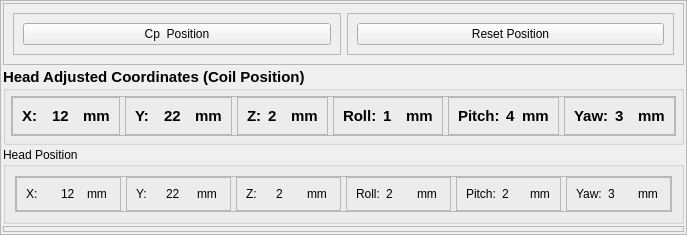
        <widget class="QFrame" name="frame_4">
         <property name="sizePolicy">
          <sizepolicy hsizetype="Expanding" vsizetype="Expanding">
           <horstretch>0</horstretch>
           <verstretch>0</verstretch>
          </sizepolicy>
         </property>
         <property name="frameShape">
          <enum>QFrame::StyledPanel</enum>
         </property>
         <property name="frameShadow">
          <enum>QFrame::Raised</enum>
         </property>
         <layout class="QVBoxLayout" name="verticalLayout_4">
          <property name="spacing">
           <number>2</number>
          </property>
          <property name="leftMargin">
           <number>2</number>
          </property>
          <property name="topMargin">
           <number>2</number>
          </property>
          <property name="rightMargin">
           <number>2</number>
          </property>
          <property name="bottomMargin">
           <number>2</number>
          </property>
          <item>
           <widget class="QFrame" name="frame_44">
            <property name="frameShape">
             <enum>QFrame::StyledPanel</enum>
            </property>
            <property name="frameShadow">
             <enum>QFrame::Raised</enum>
            </property>
            <layout class="QHBoxLayout" name="horizontalLayout_22">
             <item>
              <widget class="QFrame" name="frame_42">
               <property name="frameShape">
                <enum>QFrame::StyledPanel</enum>
               </property>
               <property name="frameShadow">
                <enum>QFrame::Raised</enum>
               </property>
               <layout class="QHBoxLayout" name="horizontalLayout_25">
                <item>
                 <widget class="QPushButton" name="CpPositionButton">
                  <property name="text">
                   <string>Cp  Position</string>
                  </property>
                 </widget>
                </item>
               </layout>
              </widget>
             </item>
             <item>
              <widget class="QFrame" name="frame_43">
               <property name="frameShape">
                <enum>QFrame::StyledPanel</enum>
               </property>
               <property name="frameShadow">
                <enum>QFrame::Raised</enum>
               </property>
               <layout class="QHBoxLayout" name="horizontalLayout_26">
                <item>
                 <widget class="QPushButton" name="ResetPositionButton">
                  <property name="text">
                   <string>Reset Position</string>
                  </property>
                 </widget>
                </item>
               </layout>
              </widget>
             </item>
            </layout>
           </widget>
          </item>
          <item>
           <widget class="QGroupBox" name="groupBox">
            <property name="enabled">
             <bool>true</bool>
            </property>
            <property name="font">
             <font>
              <pointsize>11</pointsize>
              <weight>75</weight>
              <bold>true</bold>
             </font>
            </property>
            <property name="title">
             <string>Head Adjusted Coordinates (Coil Position):</string>
            </property>
            <layout class="QHBoxLayout" name="horizontalLayout_6">
             <property name="spacing">
              <number>6</number>
             </property>
             <property name="leftMargin">
              <number>5</number>
             </property>
             <property name="topMargin">
              <number>5</number>
             </property>
             <property name="rightMargin">
              <number>5</number>
             </property>
             <property name="bottomMargin">
              <number>6</number>
             </property>
             <item alignment="Qt::AlignHCenter">
              <widget class="QFrame" name="frame_45">
               <property name="frameShape">
                <enum>QFrame::StyledPanel</enum>
               </property>
               <property name="frameShadow">
                <enum>QFrame::Raised</enum>
               </property>
               <layout class="QHBoxLayout" name="horizontalLayout_27">
                <property name="spacing">
                 <number>5</number>
                </property>
                <property name="leftMargin">
                 <number>0</number>
                </property>
                <property name="topMargin">
                 <number>0</number>
                </property>
                <property name="rightMargin">
                 <number>0</number>
                </property>
                <property name="bottomMargin">
                 <number>0</number>
                </property>
                <item>
                 <widget class="QFrame" name="frame_10">
                  <property name="frameShape">
                   <enum>QFrame::StyledPanel</enum>
                  </property>
                  <property name="frameShadow">
                   <enum>QFrame::Raised</enum>
                  </property>
                  <layout class="QHBoxLayout" name="horizontalLayout_7">
                   <item>
                    <widget class="QLabel" name="label_10">
                     <property name="text">
                      <string>X:  </string>
                     </property>
                    </widget>
                   </item>
                   <item>
                    <widget class="QLabel" name="Xshowlabel">
                     <property name="text">
                      <string>12  </string>
                     </property>
                    </widget>
                   </item>
                   <item>
                    <widget class="QLabel" name="label_8">
                     <property name="text">
                      <string>mm</string>
                     </property>
                    </widget>
                   </item>
                  </layout>
                 </widget>
                </item>
                <item>
                 <widget class="QFrame" name="frame_9">
                  <property name="frameShape">
                   <enum>QFrame::StyledPanel</enum>
                  </property>
                  <property name="frameShadow">
                   <enum>QFrame::Raised</enum>
                  </property>
                  <layout class="QHBoxLayout" name="horizontalLayout_8">
                   <item>
                    <widget class="QLabel" name="label_13">
                     <property name="text">
                      <string>Y:  </string>
                     </property>
                    </widget>
                   </item>
                   <item>
                    <widget class="QLabel" name="Yshowlabel">
                     <property name="text">
                      <string>22  </string>
                     </property>
                    </widget>
                   </item>
                   <item>
                    <widget class="QLabel" name="label_12">
                     <property name="text">
                      <string>mm</string>
                     </property>
                    </widget>
                   </item>
                  </layout>
                 </widget>
                </item>
                <item>
                 <widget class="QFrame" name="frame_11">
                  <property name="frameShape">
                   <enum>QFrame::StyledPanel</enum>
                  </property>
                  <property name="frameShadow">
                   <enum>QFrame::Raised</enum>
                  </property>
                  <layout class="QHBoxLayout" name="horizontalLayout_9">
                   <item>
                    <widget class="QLabel" name="label_15">
                     <property name="text">
                      <string>Z:</string>
                     </property>
                    </widget>
                   </item>
                   <item>
                    <widget class="QLabel" name="Zshowlabel">
                     <property name="text">
                      <string>2  </string>
                     </property>
                    </widget>
                   </item>
                   <item>
                    <widget class="QLabel" name="label_14">
                     <property name="text">
                      <string>mm</string>
                     </property>
                    </widget>
                   </item>
                  </layout>
                 </widget>
                </item>
                <item>
                 <widget class="QFrame" name="frame_13">
                  <property name="frameShape">
                   <enum>QFrame::StyledPanel</enum>
                  </property>
                  <property name="frameShadow">
                   <enum>QFrame::Raised</enum>
                  </property>
                  <layout class="QHBoxLayout" name="horizontalLayout_10">
                   <item>
                    <widget class="QLabel" name="label_18">
                     <property name="text">
                      <string>Roll:</string>
                     </property>
                    </widget>
                   </item>
                   <item>
                    <widget class="QLabel" name="OAshowlabel">
                     <property name="text">
                      <string>1  </string>
                     </property>
                    </widget>
                   </item>
                   <item>
                    <widget class="QLabel" name="label_17">
                     <property name="text">
                      <string>mm</string>
                     </property>
                    </widget>
                   </item>
                  </layout>
                 </widget>
                </item>
                <item>
                 <widget class="QFrame" name="frame_53">
                  <property name="frameShape">
                   <enum>QFrame::StyledPanel</enum>
                  </property>
                  <property name="frameShadow">
                   <enum>QFrame::Raised</enum>
                  </property>
                  <layout class="QHBoxLayout" name="horizontalLayout_38">
                   <item>
                    <widget class="QLabel" name="label_57">
                     <property name="text">
                      <string>Pitch:</string>
                     </property>
                    </widget>
                   </item>
                   <item>
                    <widget class="QLabel" name="label_56">
                     <property name="text">
                      <string>4</string>
                     </property>
                    </widget>
                   </item>
                   <item>
                    <widget class="QLabel" name="label_55">
                     <property name="text">
                      <string>mm</string>
                     </property>
                    </widget>
                   </item>
                  </layout>
                 </widget>
                </item>
                <item>
                 <widget class="QFrame" name="frame_12">
                  <property name="frameShape">
                   <enum>QFrame::StyledPanel</enum>
                  </property>
                  <property name="frameShadow">
                   <enum>QFrame::Raised</enum>
                  </property>
                  <layout class="QHBoxLayout" name="horizontalLayout_11">
                   <item>
                    <widget class="QLabel" name="label_22">
                     <property name="text">
                      <string>Yaw:</string>
                     </property>
                    </widget>
                   </item>
                   <item>
                    <widget class="QLabel" name="CAshowlabel">
                     <property name="text">
                      <string>3  </string>
                     </property>
                    </widget>
                   </item>
                   <item>
                    <widget class="QLabel" name="label_20">
                     <property name="text">
                      <string>mm</string>
                     </property>
                    </widget>
                   </item>
                  </layout>
                 </widget>
                </item>
               </layout>
              </widget>
             </item>
            </layout>
           </widget>
          </item>
          <item>
           <widget class="QGroupBox" name="groupBox_6">
            <property name="title">
             <string>Head Position</string>
            </property>
            <layout class="QGridLayout" name="gridLayout_6">
             <item row="0" column="0">
              <widget class="QFrame" name="frame_41">
               <property name="frameShape">
                <enum>QFrame::StyledPanel</enum>
               </property>
               <property name="frameShadow">
                <enum>QFrame::Raised</enum>
               </property>
               <layout class="QHBoxLayout" name="horizontalLayout_34">
                <property name="spacing">
                 <number>5</number>
                </property>
                <property name="leftMargin">
                 <number>0</number>
                </property>
                <property name="topMargin">
                 <number>0</number>
                </property>
                <property name="rightMargin">
                 <number>0</number>
                </property>
                <property name="bottomMargin">
                 <number>0</number>
                </property>
                <item>
                 <widget class="QFrame" name="XhpFrame">
                  <property name="frameShape">
                   <enum>QFrame::StyledPanel</enum>
                  </property>
                  <property name="frameShadow">
                   <enum>QFrame::Raised</enum>
                  </property>
                  <layout class="QHBoxLayout" name="horizontalLayout_31">
                   <item alignment="Qt::AlignLeft">
                    <widget class="QLabel" name="label_19">
                     <property name="text">
                      <string>X:</string>
                     </property>
                    </widget>
                   </item>
                   <item alignment="Qt::AlignHCenter">
                    <widget class="QLabel" name="label_7">
                     <property name="text">
                      <string>12</string>
                     </property>
                    </widget>
                   </item>
                   <item alignment="Qt::AlignLeft">
                    <widget class="QLabel" name="label_16">
                     <property name="text">
                      <string>mm</string>
                     </property>
                    </widget>
                   </item>
                  </layout>
                 </widget>
                </item>
                <item>
                 <widget class="QFrame" name="YhpFrame">
                  <property name="frameShape">
                   <enum>QFrame::StyledPanel</enum>
                  </property>
                  <property name="frameShadow">
                   <enum>QFrame::Raised</enum>
                  </property>
                  <layout class="QHBoxLayout" name="horizontalLayout_32">
                   <item>
                    <widget class="QLabel" name="label_5">
                     <property name="text">
                      <string>Y:</string>
                     </property>
                    </widget>
                   </item>
                   <item>
                    <widget class="QLabel" name="label">
                     <property name="text">
                      <string>22</string>
                     </property>
                    </widget>
                   </item>
                   <item>
                    <widget class="QLabel" name="label_6">
                     <property name="text">
                      <string>mm</string>
                     </property>
                    </widget>
                   </item>
                  </layout>
                 </widget>
                </item>
                <item>
                 <widget class="QFrame" name="ZhpFrame">
                  <property name="frameShape">
                   <enum>QFrame::StyledPanel</enum>
                  </property>
                  <property name="frameShadow">
                   <enum>QFrame::Raised</enum>
                  </property>
                  <layout class="QHBoxLayout" name="horizontalLayout_33">
                   <item>
                    <widget class="QLabel" name="label_23">
                     <property name="text">
                      <string>Z:</string>
                     </property>
                    </widget>
                   </item>
                   <item>
                    <widget class="QLabel" name="label_21">
                     <property name="text">
                      <string>2</string>
                     </property>
                    </widget>
                   </item>
                   <item>
                    <widget class="QLabel" name="label_32">
                     <property name="text">
                      <string>mm</string>
                     </property>
                    </widget>
                   </item>
                  </layout>
                 </widget>
                </item>
                <item>
                 <widget class="QFrame" name="RhpFrame">
                  <property name="frameShape">
                   <enum>QFrame::StyledPanel</enum>
                  </property>
                  <property name="frameShadow">
                   <enum>QFrame::Raised</enum>
                  </property>
                  <layout class="QHBoxLayout" name="horizontalLayout_35">
                   <item>
                    <widget class="QLabel" name="label_51">
                     <property name="text">
                      <string>Roll:</string>
                     </property>
                    </widget>
                   </item>
                   <item>
                    <widget class="QLabel" name="label_49">
                     <property name="text">
                      <string>2</string>
                     </property>
                    </widget>
                   </item>
                   <item>
                    <widget class="QLabel" name="label_50">
                     <property name="text">
                      <string>mm</string>
                     </property>
                    </widget>
                   </item>
                  </layout>
                 </widget>
                </item>
                <item>
                 <widget class="QFrame" name="PhpFrame">
                  <property name="frameShape">
                   <enum>QFrame::StyledPanel</enum>
                  </property>
                  <property name="frameShadow">
                   <enum>QFrame::Raised</enum>
                  </property>
                  <layout class="QHBoxLayout" name="horizontalLayout_36">
                   <item>
                    <widget class="QLabel" name="label_54">
                     <property name="text">
                      <string>Pitch:</string>
                     </property>
                    </widget>
                   </item>
                   <item>
                    <widget class="QLabel" name="label_53">
                     <property name="text">
                      <string>2</string>
                     </property>
                    </widget>
                   </item>
                   <item>
                    <widget class="QLabel" name="label_52">
                     <property name="text">
                      <string>mm</string>
                     </property>
                    </widget>
                   </item>
                  </layout>
                 </widget>
                </item>
                <item>
                 <widget class="QFrame" name="YhpFrame_2">
                  <property name="frameShape">
                   <enum>QFrame::StyledPanel</enum>
                  </property>
                  <property name="frameShadow">
                   <enum>QFrame::Raised</enum>
                  </property>
                  <layout class="QHBoxLayout" name="horizontalLayout_37">
                   <item>
                    <widget class="QLabel" name="label_46">
                     <property name="text">
                      <string>Yaw:</string>
                     </property>
                    </widget>
                   </item>
                   <item>
                    <widget class="QLabel" name="label_48">
                     <property name="text">
                      <string>3</string>
                     </property>
                    </widget>
                   </item>
                   <item>
                    <widget class="QLabel" name="label_47">
                     <property name="text">
                      <string>mm</string>
                     </property>
                    </widget>
                   </item>
                  </layout>
                 </widget>
                </item>
               </layout>
              </widget>
             </item>
            </layout>
           </widget>
          </item>
          <item>
           <widget class="QFrame" name="frame_14">
            <property name="enabled">
             <bool>true</bool>
            </property>
            <property name="sizePolicy">
             <sizepolicy hsizetype="Preferred" vsizetype="Expanding">
              <horstretch>0</horstretch>
              <verstretch>0</verstretch>
             </sizepolicy>
            </property>
            <property name="frameShape">
             <enum>QFrame::StyledPanel</enum>
            </property>
            <property name="frameShadow">
             <enum>QFrame::Raised</enum>
            </property>
            <layout class="QHBoxLayout" name="horizontalLayout_28">
             <property name="spacing">
              <number>2</number>
             </property>
             <property name="leftMargin">
              <number>2</number>
             </property>
             <property name="topMargin">
              <number>2</number>
             </property>
             <property name="rightMargin">
              <number>2</number>
             </property>
             <property name="bottomMargin">
              <number>2</number>
             </property>
             <item>
              <layout class="QVBoxLayout" name="verticalLayout_23"/>
             </item>
            </layout>
           </widget>
          </item>
         </layout>
        </widget>
